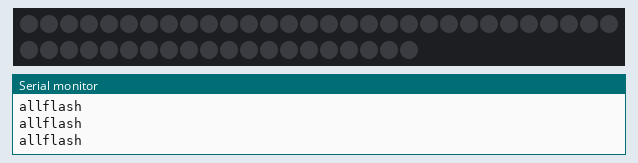
Simulated run of this sketch. Board: Arduino Uno, built with avr-gcc and run on an emulated ATmega328P. Parts: 50 RGB LEDs in strip order, left to right, continuing on the next row, the last lines printed to the serial monitor. Dim RGB values are drawn brighter than linear; the strip is taken to match the declared colour order.

Above: at 1.2 s.
At 5.73 s:
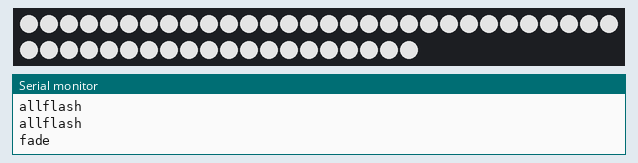
At 9.7 s:
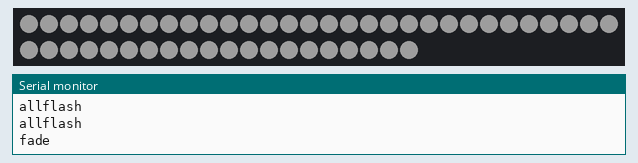

The sketch:

stormUmbrealla_basic.ino
```cpp
#include <Adafruit_NeoPixel.h>
#ifdef __AVR__
 #include <avr/power.h> // Required for 16 MHz Adafruit Trinket
#endif

//tested good on pin 6
#define PIN 6

//tested good for full string
#define NUMPIXELS 50

//setup the pixle object
Adafruit_NeoPixel pixels(NUMPIXELS, PIN, NEO_RGB + NEO_KHZ800);

//propagation delay in the string
#define DELAYVAL 50 // Time (in milliseconds) to pause between pixels

//------------------------------------------------------------------------------------------------
//this fucntion ie. chunk of code will set the whole string to off wait a little bit, set the string to all white, wait, then back off.

void allflash(){

  pixels.clear();
  pixels.show();
  delay(100);

  pixels.fill(pixels.Color(255, 255, 255),0);
  pixels.show();
  delay(100);

  pixels.clear();
  pixels.show();
  delay(100);

}


//------------------------------------------------------------------------------------------------
//this function ie. chunk of code will have the pixles light up from one end to the other. it starts with all pixels off, ends with all on.
void grow(){

pixels.clear();
pixels.show();


  for(int i=0; i<NUMPIXELS; i++) { // For each pixel...

    pixels.setPixelColor(i, pixels.Color(128, 255, 255));

    pixels.show();   // Send the updated pixel colors to the hardware.

    delay(DELAYVAL); // Pause before next pass through loop
  }

}


//------------------------------------------------------------------------------------------------
//simple fade up and down, starts with all off, ends with all off
void fade() {

  pixels.clear();
  pixels.show();
  delay(100);

  for(int i=0; i<255; i++) { // For each pixel in chunk...
    pixels.fill(pixels.Color(i, i, i),0);
    pixels.show();
    delay(10);
  }

for(int i=255; i>0; i--) { // For each pixel in chunk...
    pixels.fill(pixels.Color(i, i, i),0);
    pixels.show();
    delay(10);
  }

}


//------------------------------------------------------------------------
//Arduino required setup block of code.

void setup() {
  Serial.begin(115200);         //be sure your serial monitor is set to 115200
  pixels.begin();               //INITIALIZE NeoPixel strip object (REQUIRED)
  pixels.setBrightness(255);
}

//------------------------------------------------------------------------
//Arduino required loop block of code.

void loop() {
  pixels.clear();               // Set all pixel colors to 'off'

  Serial.println("allflash");   //use the serial monitor to keep track of where we are in the loop
  allflash();                   //triger the 'all flash' chunk of code.

  Serial.println("allflash");   //use the serial monitor to keep track of where we are in the loop
  allflash();                   //triger the 'all flash' chunk of code.

  Serial.println("allflash");   //use the serial monitor to keep track of where we are in the loop
  allflash();                   //triger the 'all flash' chunk of code.

  Serial.println("allflash");   //use the serial monitor to keep track of where we are in the loop
  allflash();                   //triger the 'all flash' chunk of code.

  pixels.clear();               //clear all the data awaiting to be sent to the string
  pixels.show();                //send the data to the string
  delay(100);                   //wait just a bit to let all the data proogate down the line.

  delay(2000);                  //pause the whole sequence for 2 seconds

  Serial.println("fade");       //use the serial monitor to keep track of where we are in the loop
  fade();                       //triger the 'fade' chunk of code.

  pixels.clear();               //clear all the data awaiting to be sent to the string
  pixels.show();                //send the data to the string
  delay(100);                   //wait just a bit to let all the data proogate down the line.

  delay(2000);                  //pause the whole sequence for 2 seconds

  Serial.println("grow");       //use the serial monitor to keep track of where we are in the loop
  grow();                       //triger the 'grow' chunk of code.

  pixels.clear();
  pixels.show();                //send the data to the string
  delay(100);                   //wait just a bit to let all the data proogate down the line.

  delay(2000);                  //pause the whole sequence for 2 seconds

  Serial.println("...");        //use the serial monitor to keep track of where we are in the loop


  //talk to pixel 1, set it to a color.

  pixels.clear();  //be sure we have a empty data buffer.
  pixels.show();   //send the data to the string
  delay(100);      //wait just a bit to let all the data proogate down the line.


  //note the '1' is which pixel
  //the color is set "in-line" just after... pixels.Color(255,0,0)  -> Red is 255, Green is 0, Blue is 0  (R,G,B)
  pixels.setPixelColor(1, pixels.Color(255, 0, 0));

  pixels.show();   //Send the updated pixel colors to the hardware.
  delay(100);      //wait just a bit to let all the data proogate down the line.

  Serial.println("...");        //use the serial monitor to keep track of where we are in the loop


}
```

Measured:
- by itself, everything shown: repeats every 16.9 s, in 84 steps
- what the display in image 0 shows lasts 2.3 s, from 1.1 s to 3.4 s
